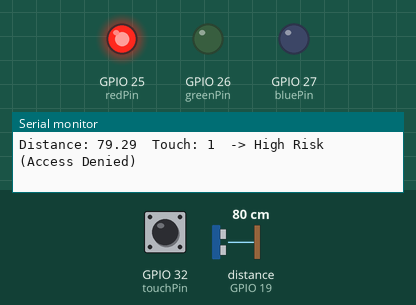
This sketch was run on a simulated ESP32. On the bench: output pins drawn as LEDs (lit = HIGH), the last lines printed to the serial monitor. Wiring (inferred from the names in the program): ultrasonic range finder: trigger GPIO 18; echo GPIO 19. Inputs (shaded band) come from the test bench; at power-on: distance to the obstacle (sensor on GPIO 19) 80 cm, GPIO 32 (touchPin) HIGH. The echo pulse lasts 58.3 µs per cm; pins used as bus, display or sensor lines are not drawn.

Above: at 1.3 s.
1.4 s: distance to the obstacle (sensor on GPIO 19) set to 46 cm
2.9 s: distance to the obstacle (sensor on GPIO 19) set to 36 cm
At 4.2 s:
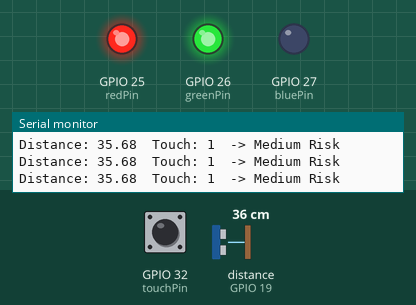
4.5 s: distance to the obstacle (sensor on GPIO 19) set to 23 cm
6.0 s: distance to the obstacle (sensor on GPIO 19) set to 18 cm
At 7.2 s:
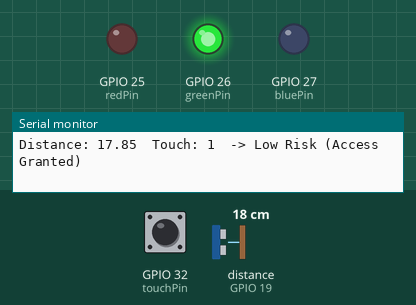
7.5 s: distance to the obstacle (sensor on GPIO 19) set to 35 cm
At 8.6 s:
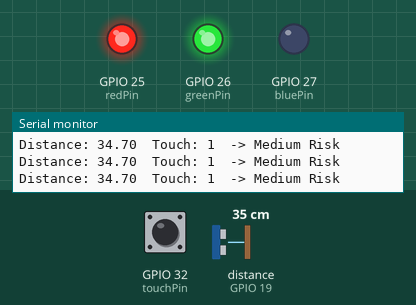
9.0 s: distance to the obstacle (sensor on GPIO 19) set to 2 cm
At 10.0 s:
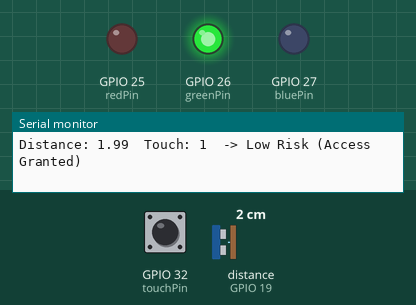
Timing chart, 0 to 11.5 s (numbered marks = the images above; inputs shaded):
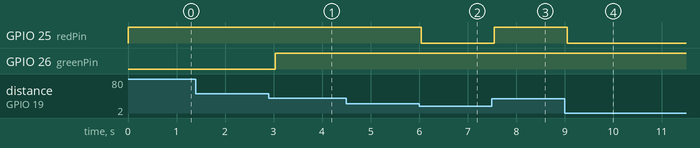

Measured:
- the behaviour switches between 41 and 40 cm on distance to the obstacle (sensor on GPIO 19) (found by bisection; images 0 and 1)
- the behaviour switches between 21 and 20 cm on distance to the obstacle (sensor on GPIO 19) (found by bisection; images 1 and 2)
- after the input at 2.9 s, GPIO 26 (greenPin): LOW → HIGH after 0.13 s
- after the input at 6.0 s, GPIO 25 (redPin): HIGH → LOW at once
- after the input at 7.5 s, GPIO 25 (redPin): LOW → HIGH after 0.05 s
- after the input at 9.0 s, GPIO 25 (redPin): HIGH → LOW after 0.06 s

The sketch:

Risk_Based_Authentication.ino
```cpp
int trigPin = 18;
int echoPin = 19;

int redPin = 25;
int greenPin = 26;
int bluePin = 27;

int touchPin = 32;

long duration;
float distance;
int touchValue;

void setup() {
  Serial.begin(115200);

  pinMode(trigPin, OUTPUT);
  pinMode(echoPin, INPUT);

  pinMode(redPin, OUTPUT);
  pinMode(greenPin, OUTPUT);
  pinMode(bluePin, OUTPUT);

  pinMode(touchPin, INPUT);
}

void loop() {

  // measure distance
  digitalWrite(trigPin, LOW);
  delayMicroseconds(2);

  digitalWrite(trigPin, HIGH);
  delayMicroseconds(10);
  digitalWrite(trigPin, LOW);

  duration = pulseIn(echoPin, HIGH);
  distance = duration * 0.034 / 2;

  // read touch sensor
  touchValue = digitalRead(touchPin);

  Serial.print("Distance: ");
  Serial.print(distance);
  Serial.print("  Touch: ");
  Serial.print(touchValue);

  // decision logic

  if (distance > 0 && distance < 20) {
    // close
    digitalWrite(redPin, LOW);
    digitalWrite(greenPin, HIGH);
    digitalWrite(bluePin, LOW);

    Serial.println("  -> Low Risk (Access Granted)");
  }

  else if (distance >= 20 && distance < 40) {
    // medium
    digitalWrite(redPin, HIGH);
    digitalWrite(greenPin, HIGH);
    digitalWrite(bluePin, LOW);

    Serial.println("  -> Medium Risk");
  }

  else {
    // far

    if (touchValue == LOW) {
      // touched
      digitalWrite(redPin, LOW);
      digitalWrite(greenPin, HIGH);
      digitalWrite(bluePin, LOW);

      Serial.println("  -> Step-Up Verified (Access Granted)");
    }
    else {
      // not touched
      digitalWrite(redPin, HIGH);
      digitalWrite(greenPin, LOW);
      digitalWrite(bluePin, LOW);

      Serial.println("  -> High Risk (Access Denied)");
    }
  }

  delay(500);
}
```
